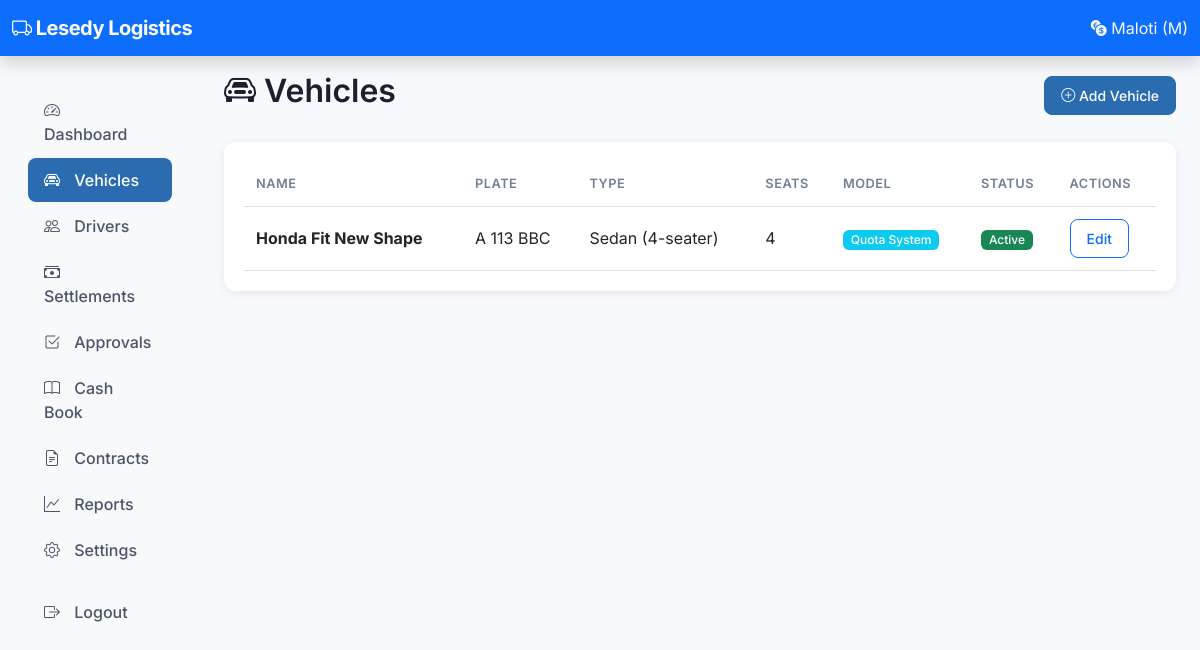
The app's page /owner/vehicles/ (signed in) with its own data.
### accounts/models.py (models this page shows, shortened)
class SystemSettings(models.Model):
    debt_cap = models.DecimalField(max_digits=10, decimal_places=2, default=500.00)
    repayment_percentage = models.IntegerField(default=100)
    minimum_driver_take = models.DecimalField(max_digits=10, decimal_places=2, default=0)
    company_name = models.CharField(max_length=200, default='My Transport Fleet')
    company_phone = models.CharField(max_length=20, blank=True)
    company_email = models.EmailField(blank=True)
    company_address = models.TextField(blank=True)
    company_logo = models.ImageField(upload_to='company/', null=True, blank=True)
    days_in_month_for_salary = models.IntegerField(default=30)
    contract_settlement_day = models.IntegerField(default=1,
                                                   help_text="Day of month when contract is settled")
    default_bank_account = models.ForeignKey(
        'cashbook.BankAccount', on_delete=models.SET_NULL, null=True, blank=True
    )
    cash_alert_threshold = models.DecimalField(max_digits=10, decimal_places=2, default=1000.00)
    bank_alert_threshold = models.DecimalField(max_digits=10, decimal_places=2, default=2000.00)
    updated_at = models.DateTimeField(auto_now=True)
    class Meta:
        verbose_name_plural = "System Settings"
    @classmethod
    def get_settings(cls):
        obj, created = cls.objects.get_or_create(id=1)
        return obj

### vehicles/models.py (models this page shows, shortened)
class Vehicle(models.Model):
    VEHICLE_TYPES = [
        ('sedan', 'Sedan (4-seater)'),
        ('minivan', 'Minivan (6-8 seater)'),
        ('minibus', 'Minibus (14-seater)'),
        ('bus', 'Bus (30-50 seater)'),
    ]
    OPERATING_MODELS = [
        ('quota', 'Quota System'),
        ('salary', 'Monthly Salary'),
        ('percentage', 'Percentage System'),
        ('contract', 'Contract System'),
    ]
    name = models.CharField(max_length=100)
    vehicle_type = models.CharField(max_length=20, choices=VEHICLE_TYPES)
    seats = models.PositiveIntegerField()
    plate = models.CharField(max_length=20, unique=True)
    operating_model = models.CharField(max_length=20, choices=OPERATING_MODELS, default='quota')
    daily_quota = models.DecimalField(max_digits=10, decimal_places=2, default=250.00,
                                       help_text="Only used for quota model")
    monthly_salary = models.DecimalField(max_digits=10, decimal_places=2, default=3000.00,
                                          help_text="Only used for salary model")
    driver_percentage = models.DecimalField(max_digits=5, decimal_places=2, default=30.00,
                                             help_text="Driver's percentage of gross income (e.g., 30%)")
    contract_target = models.DecimalField(max_digits=10, decimal_places=2, default=15000.00,
                                           help_text="Monthly target gross income for contract model")
    contract_success_bonus_type = models.CharField(max_length=20, choices=[
        ('fixed', 'Fixed Amount'),
        ('percentage', 'Percentage of Gross'),
        ('hybrid', 'Hybrid (Fixed + Percentage)'),
    ], default='fixed', help_text="Only used for contract model")
    contract_success_bonus_fixed = models.DecimalField(max_digits=10, decimal_places=2, default=2000.00,
                                                        help_text="Fixed bonus amount if target achieved")
    contract_success_bonus_percentage = models.DecimalField(max_digits=5, decimal_places=2, default=10.00,
                                                             help_text="Percentage bonus if target achieved (e.g., 10%)")
    contract_failure_percentage = models.DecimalField(max_digits=5, decimal_places=2, default=20.00,
                                                       help_text="Percentage of gross income driver keeps if target is NOT achieved")
    insurance = models.DecimalField(max_digits=10, decimal_places=2, default=0)
    permit_cost = models.DecimalField(max_digits=10, decimal_places=2, default=0)
    loan_payment = models.DecimalField(max_digits=10, decimal_places=2, default=0)
    default_settlement_frequency = models.CharField(max_length=10, choices=[
        ('daily', 'Daily'),
        ('weekly', 'Weekly'),
    ], default='daily')
    is_active = models.BooleanField(default=True)
    created_at = models.DateTimeField(auto_now_add=True)
    updated_at = models.DateTimeField(auto_now=True)
    @property
    def model_display(self):
        return dict(self.OPERATING_MODELS)[self.operating_model]

### owner/views.py (the view)
# urls.py: path('vehicles/', views.vehicle_list, name='owner_vehicle_list'),
@owner_required
def vehicle_list(request):
    vehicles = Vehicle.objects.all().order_by('name')
    return render(request, 'owner/vehicles/list.html', {'vehicles': vehicles})

### accounts/context_processors.py (called while the page is built)
def pending_approvals(request):
    if request.user.is_authenticated and request.user.is_staff:
        count = DailySettlement.objects.filter(status='submitted').count()
        return {'pending_approvals': count}
    return {}

def system_settings(request):
    try:
        settings = SystemSettings.get_settings()
        return {
            'company_name': settings.company_name,
            'company_phone': settings.company_phone,
            'company_email': settings.company_email,
            'company_address': settings.company_address,
            'company_logo': settings.company_logo,
        }
    except Exception:
        return {
            'company_name': 'Taxi Accounting System',
            'company_phone': '',
            'company_email': '',
            'company_address': '',
            'company_logo': None,
        }

### owner/views.py (called while the page is built)
def is_owner(user):
    return user.is_authenticated and user.is_staff

### templates/owner/vehicles/list.html (shortened to what this page needs)
{% extends 'base.html' %}
{% block content %}
<div class="d-flex justify-content-between align-items-center mb-4">
    <h2><i class="bi bi-car-front"></i> Vehicles</h2>
    <a href="{% url 'owner_vehicle_add' %}" class="btn btn-primary"><i class="bi bi-plus-circle"></i> Add Vehicle</a>
</div>
<div class="card">
    <div class="card-body">
        <div class="table-responsive">
            <table class="table table-hover">
                <thead>
                    <tr>
                        <th>Name</th>
                        <th>Plate</th>
                        <th>Type</th>
                        <th>Seats</th>
                        <th>Model</th>
                        <th>Status</th>
                        <th>Actions</th>
                    </tr>
                </thead>
                <tbody>
                    {% for v in vehicles %}
                    <tr>
                        <td><strong>{{ v.name }}</strong></td>
                        <td>{{ v.plate }}</td>
                        <td>{{ v.get_vehicle_type_display }}</td>
                        <td>{{ v.seats }}</td>
                        <td><span class="badge bg-info">{{ v.model_display }}</span></td>
                        <td>{% if v.is_active %}<span class="badge bg-success">Active</span>{% else %}<span class="badge bg-danger">Inactive</span>{% endif %}</td>
                        <td><a href="{% url 'owner_vehicle_edit' v.id %}" class="btn btn-sm btn-outline-primary">Edit</a></td>
                    </tr>
                    {% empty %}
                    <tr><td colspan="7" class="text-center text-muted">No vehicles</td></tr>
                    {% endfor %}
                </tbody>
            </table>
        </div>
    </div>
</div>
{% endblock %}

### templates/base.html (shortened to what this page needs)
{% load static %}
<!DOCTYPE html>
<html lang="en">
<head>
    <link href="https://cdn.jsdelivr.net/npm/bootstrap@5.3.0/dist/css/bootstrap.min.css" rel="stylesheet">
    <link rel="stylesheet" href="https://cdn.jsdelivr.net/npm/bootstrap-icons@1.11.0/font/bootstrap-icons.css">
    <link rel="stylesheet" href="{% static 'css/style.css' %}">
</head>
<body>
    <nav class="navbar navbar-dark bg-primary shadow">
        <div class="container-fluid">
            <a class="navbar-brand" href="{% url 'owner_dashboard' %}">
                <i class="bi bi-truck"></i> {{ company_name|default:"Taxi Accounting" }}
            </a>
            <span class="navbar-text text-light">
                <i class="bi bi-currency-exchange"></i> Maloti (M)
            </span>
        </div>
    </nav>
    <div class="container-fluid">
        <div class="row">
            <nav class="col-md-3 col-lg-2 d-none d-md-block bg-light sidebar">
                <div class="position-sticky">
                    <ul class="nav flex-column p-3">
                        <li class="nav-item">
                            <a class="nav-link {% if request.resolver_match.url_name == 'owner_dashboard' %}active{% endif %}"
                               href="{% url 'owner_dashboard' %}">
                                <i class="bi bi-speedometer2"></i> Dashboard
                            </a>
                        </li>
                        <li class="nav-item">
                            <a class="nav-link {% if 'vehicle' in request.resolver_match.url_name %}active{% endif %}"
                               href="{% url 'owner_vehicle_list' %}">
                                <i class="bi bi-car-front"></i> Vehicles
                            </a>
                        </li>
                        <li class="nav-item">
                            <a class="nav-link {% if 'driver' in request.resolver_match.url_name %}active{% endif %}"
                               href="{% url 'owner_driver_list' %}">
                                <i class="bi bi-people"></i> Drivers
                            </a>
                        </li>
                        <li class="nav-item">
                            <a class="nav-link {% if 'settlement' in request.resolver_match.url_name %}active{% endif %}"
                               href="{% url 'owner_settlement_list' %}">
                                <i class="bi bi-cash-stack"></i> Settlements
                            </a>
                        </li>
                        <li class="nav-item">
                            <a class="nav-link {% if 'approval' in request.resolver_match.url_name %}active{% endif %}"
                               href="{% url 'owner_pending_approvals' %}">
                                <i class="bi bi-check2-square"></i> Approvals
                            </a>
                        </li>
                        <li class="nav-item">
                            <a class="nav-link {% if 'cashbook' in request.resolver_match.url_name or 'bank' in request.resolver_match.url_name %}active{% endif %}"
                               href="{% url 'owner_cashbook_dashboard' %}">
                                <i class="bi bi-book"></i> Cash Book
                            </a>
                        </li>
                        <li class="nav-item">
                            <a class="nav-link {% if 'contract' in request.resolver_match.url_name %}active{% endif %}"
                               href="{% url 'owner_contract_dashboard' %}">
                                <i class="bi bi-file-earmark-text"></i> Contracts
                            </a>
                        </li>
                        <li class="nav-item">
                            <a class="nav-link {% if 'report' in request.resolver_match.url_name %}active{% endif %}"
                               href="{% url 'report_index' %}">
                                <i class="bi bi-graph-up"></i> Reports
                            </a>
                        </li>
                        <li class="nav-item">
                            <a class="nav-link {% if 'setting' in request.resolver_match.url_name %}active{% endif %}"
                               href="{% url 'owner_settings' %}">
                                <i class="bi bi-gear"></i> Settings
                            </a>
                        </li>
                        <li class="nav-item mt-3">
                            <a class="nav-link" href="{% url 'logout' %}">
                                <i class="bi bi-box-arrow-right"></i> Logout
                            </a>
                        </li>
                    </ul>
                </div>
            </nav>
            <main class="col-md-9 col-lg-10 px-4 py-3">
                {% block content %}{% endblock %}
            </main>
        </div>
    </div>
</body>
</html>

### static/css/style.css (style rules this page uses)
body { font-family: 'Inter', -apple-system, BlinkMacSystemFont, sans-serif; background-color: #f8f9fc; color: #2d3748; }
h1, h2, h3, h4, h5, h6 { font-weight: 600; color: #1a202c; }
.navbar-brand { font-weight: 700; letter-spacing: -0.5px; }
.sidebar { padding-top: 1rem; }
.sidebar .nav-link { color: #4a5568; border-radius: 8px; padding: 10px 16px; margin-bottom: 2px; font-weight: 500; transition: all 0.2s ease; }
.sidebar .nav-link.active { background-color: #2b6cb0; color: #fff; }
.sidebar .nav-link i { margin-right: 10px; width: 20px; text-align: center; }
.card { border: none; border-radius: 12px; box-shadow: 0 1px 3px rgba(0, 0, 0, 0.08), 0 1px 2px rgba(0, 0, 0, 0.06); transition: transform 0.2s ease, box-shadow 0.2s ease; }
.card-body { padding: 1.25rem; }
.table { margin-bottom: 0; }
.table th { font-weight: 600; font-size: 0.8rem; text-transform: uppercase; letter-spacing: 0.5px; color: #718096; border-top: none; padding: 0.75rem; }
.table td { padding: 0.75rem; vertical-align: middle; }
.btn { border-radius: 8px; font-weight: 500; padding: 0.5rem 1rem; font-size: 0.875rem; transition: all 0.2s ease; }
.btn-primary { background-color: #2b6cb0; border-color: #2b6cb0; }
.badge { font-weight: 500; padding: 0.35em 0.65em; border-radius: 6px; }

### templates/base.html (style rules this page uses)
body { font-family: 'Inter', sans-serif; }
.card { border: none; border-radius: 12px; box-shadow: 0 2px 10px rgba(0,0,0,0.08); }
.sidebar { min-height: calc(100vh - 70px); }
.nav-link.active { background-color: #0d6efd; }

### records on screen
SystemSettings: company_name "Lesedy Logistics"
Vehicle: name "Honda Fit New Shape", plate "A 113 BBC", vehicle_type "Sedan (4-seater)", seats "4", model_display "Quota System", is_active "Active"
